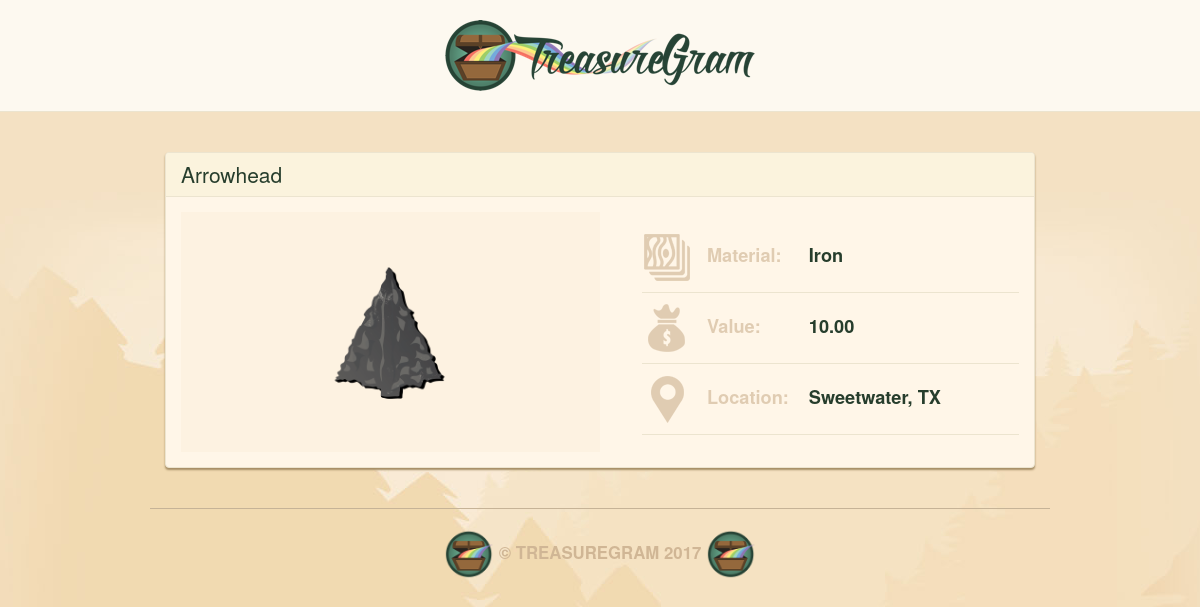
The app's page /5/ with its own data.
### main_app/models.py (models this page shows, shortened)
class Treasure(models.Model):
    user = models.ForeignKey(User)
    name = models.CharField(max_length=100)
    value = models.DecimalField(max_digits=10, decimal_places=2)
    material = models.CharField(max_length=100)
    location = models.CharField(max_length=100)
    image = models.ImageField(upload_to='treasure_images',
                              default='media/default.png')

### main_app/views.py (the view)
# urls.py: url(r'^([0-9]+)/$', views.detail, name = 'detail'),
def detail(request, treasure_id):
    treasure = Treasure.objects.get(id=treasure_id)
    return render(request, 'detail.html', {'treasure' : treasure})

### main_app/templates/detail.html
{% extends 'base.html' %}
{% load staticfiles %}
{% block content %}
<div class="treasure panel panel-default">
    <div class="panel-heading">
        <h3 class="panel-title">{{ treasure.name}}</h3>
    </div>
    <div class="panel-body">
        <div class="treasure-photo-detail">
            <img src="{{ treasure.image.url }}" height="200">
        </div>
        <table class="treasure-table">
            <tr>
                <th>
                    <img src="{% static "images/material-icon.png" %}" />
                    Material:
                </th>
                <td>
                    {{ treasure.material}}
                </td>
            </tr>
            <tr>
                <th>
                    <img src="{% static 'images/value-icon.png' %}" />
                    Value:
                </th>
                <td>
                    {% if treasure.value > 0 %}
                    {{ treasure.value }}
                    {% else %}
                    Unknown
                    {% endif %}
                </td>
            </tr>
            <tr>
                <th>
                    <img src="{% static 'images/location-icon.png' %}" />
                    Location:
                </th>
                <td>
                    {{ treasure.location }}
                </td>
            </tr>
        </table>
    </div>
</div>
{% endblock %}

### main_app/static/style.css (style rules this page uses)
body { background: #f3e1c5 url(images/brand-bg.jpg) no-repeat center top; color: #263d2c; }
.panel { background: #fff6e8; border-color: #ece4cf; box-shadow: 0 2px 2px #a58d65; }
.panel-default .panel-heading { background: #fbf3dd; border-color: #ece4cf; }
.panel-body { position: relative; }
.panel-title { font-size: 1.5em; color: #263d2c; }
.treasure { margin-bottom: 20px; }
.treasure:last-child { margin-bottom: 0; }
.treasure-photo-detail { background: #fdf2e1; float: left; margin-right: 5%; padding: 20px; position: relative; text-align: center; width: 50%; }
.treasure-table { float: left; margin-top: 10px; width: 45%; }
.treasure-table img { margin-right: 10px; }
.treasure-table tr { border-bottom: 1px solid #ece4cf; }
.treasure-table td, .treasure-table th { font-weight: bold; font-size: 1.3em; padding-bottom: 10px; padding-top: 10px; vertical-align: baseline; }
.treasure-table th { color: #e0ccb2; white-space: nowrap; }
.treasure-table td:last-child { padding-left: 20px; width: 100%; }

### records on screen
Treasure: name "Arrowhead", image (picture), material "Iron", value "10.00", location "Sweetwater, TX"
